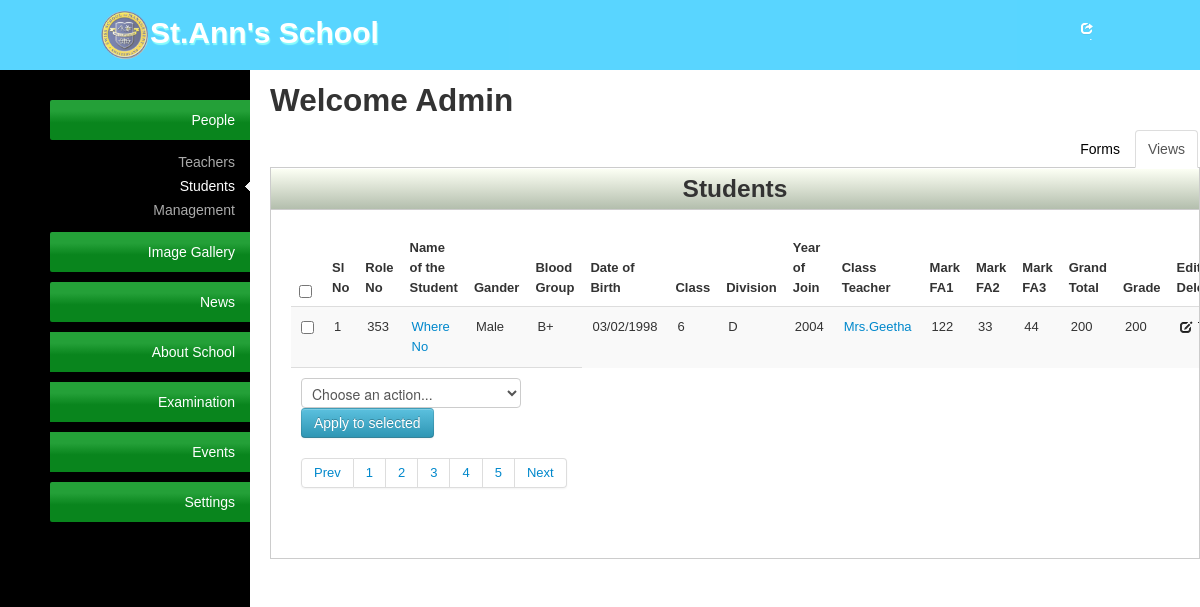
The page /admin/students.php on the database its author committed.
### tables this page shows
CREATE TABLE `student` (
  `id` int(11) NOT NULL AUTO_INCREMENT,
  `first_name` varchar(50) DEFAULT NULL,
  `last_name` varchar(50) DEFAULT NULL,
  `gender` varchar(12) DEFAULT NULL,
  `dob` varchar(15) DEFAULT NULL,
  `bloodgroup` varchar(10) DEFAULT NULL,
  `guardianFname` varchar(50) DEFAULT NULL,
  `guardianLname` varchar(50) DEFAULT NULL,
  `occupation` varchar(50) DEFAULT NULL,
  `permanent_address` text,
  `current_address` text,
  `telephone` varchar(20) DEFAULT NULL,
  `mobile` varchar(20) DEFAULT NULL,
  `admissionNo` int(20) NOT NULL,
  `year_of_join` varchar(30) DEFAULT NULL,
  `standard` varchar(11) DEFAULT NULL,
  `division` varchar(10) DEFAULT NULL,
  `maths` float DEFAULT NULL,
  `english` float DEFAULT NULL,
  `socialscience` float DEFAULT NULL,
  `science` float DEFAULT NULL,
  `prev_school` varchar(50) DEFAULT NULL,
  `disability` text,
  `reservation` varchar(6) DEFAULT NULL,
  `achivements` text,
  PRIMARY KEY (`id`)
);

### admin/students.php (the view, shortened to what this page needs)
<?php require_once('admin-layouts/admin-header.php'); ?>
<div class="tab-content">
<h2>Welcome Admin</h2>
<div class="tabbable">
<ul class="nav nav-tabs">
    <li class="active"><a href="#tab1" data-toggle="tab">Views</a></li>
    <li><a href="#tab2" class="tab2-form" data-toggle="tab">Forms</a></li>
</ul>
<div class="tab-content">
    <div class="tab-pane active" id="tab1">
        <div class="content-box">
            <div class="content-box-header">
                <h3 class="c-head">Students</h3>
            </div>
            <div class="content-box-content">
                <table class="table table-striped">
                    <thead>
                    <tr>
                        <th><input class="check-all" type="checkbox"/></th>
                        <th>Sl No</th>
                        <th>Role No</th>
                        <th>Name of the Student</th>
                        <th>Gander</th>
                        <th>Blood Group</th>
                        <th>Date of Birth</th>
                        <th>Class</th>
                        <th>Division</th>
                        <th>Year of Join</th>
                        <th>Class Teacher</th>
                        <th>Mark FA1</th>
                        <th>Mark FA2</th>
                        <th>Mark FA3</th>
                        <th>Grand Total</th>
                        <th>Grade</th>
                        <th> Edit / Delete</th>
                    </tr>
                    </thead>
                    <tfoot>
                    <tr>
                        <td colspan="6">
                            <div class="bulk-actions align-left">
                                <select class="no-mrg" name="dropdown">
                                    <option value="option1">Choose an action...</option>
                                </select>
                                <a href="#" class="btn btn-info">Apply to selected</a>
                            </div>
                            <div class="pagination">
                                <ul>
                                    <li><a href="#">Prev</a></li>
                                    <li><a href="#">1</a></li>
                                    <li><a href="#">2</a></li>
                                    <li><a href="#">3</a></li>
                                    <li><a href="#">4</a></li>
                                    <li><a href="#">5</a></li>
                                    <li><a href="#">Next</a></li>
                                </ul>
                            </div>
                        </td>
                    </tr>
                    </tfoot>
                    <tbody>
                    <?php
                    $sql_select_form_school = "SELECT * FROM student";
                    $result = mysql_query($sql_select_form_school) or die ('Error updating database: ' . mysql_error());
                    ?>
                    <?php
                    if($result) {
                    while ($row = mysql_fetch_row($result)):?>
                    <tr>
                        <td><input type="checkbox"/></td>
                        <td><?php echo $row[0];?></td>
                        <td>353</td>
                        <td><a title="title" href="#"><?php echo $row[1].' '.$row[2];?></a></td>
                        <td>Male</td>
                        <td>B+</td>
                        <td>03/02/1998</td>
                        <td>6</td>
                        <td>D</td>
                        <td>2004</td>
                        <td><a title="title" href="#">Mrs.Geetha</a></td>
                        <td>122</td>
                        <td>33</td>
                        <td>44</td>
                        <td>200</td>
                        <td>200</td>
                        <td>
                            <a title="Edit" href="#" class="edit" rowId="<?php echo $row[0];?>"><i class="icon-edit"></i></a>
                            <a title="Delete" href="#" class="delBtn" rowId="<?php echo $row[0];?>"><i class="icon-trash"></i></a>
                        </td>
                    </tr>
                    <?php endwhile;} ?>
                    </tbody>
                </table>
            </div>
        </div>
    </div>
</div>
</div>
</div>
<?php require_once('admin-layouts/admin-footers.php'); ?>

### public/css/style.css (style rules this page uses)
* { padding:0; margin:0; }
body { font-size:14px; font-family:Verdana, Arial, Helvetica, sans-serif; }
a { text-decoration:none; }
.no-mrg { margin:0 !important; }
.nav a { color:#000; }
.content-box { background: none repeat scroll 0 0 #FFFFFF; border: 1px solid #CCCCCC; margin: 0 0 20px; }
.content-box-header { height: 40px; margin-top: 1px; background: #fcfff4; background: -moz-linear-gradient(top, #fcfff4 0%, #dfe5d7 40%, #b3bead 100%); background: -webkit-gradient(linear, left top, left bottom, color-stop(0%,#fcfff4), color-stop(40%,#dfe5d7), color-stop(100%,#b3bead)); background: -webkit-linear-gradient(top, #fcfff4 0%,#dfe5d7 40%,#b3bead 100%); background: -o-linear-gradient(top, #fcfff4 0%,#dfe5d7 40%,#b3bead 100%); background: -ms-linear-gradient(top, #fcfff4 0%,#dfe5d7 40%,#b3bead 100%); background: linear-gradient(to bottom, #fcfff4 0%,#dfe5d7 40%,#b3bead 100%); filter: progid:DXImageTransform.Microsoft.gradient( startColorstr='#fcfff4', endColorstr='#b3bead',GradientType=0 ); }
.content-box-content { border-top: 1px solid #CCCCCC; font-size: 13px; padding: 20px; max-width:1000px; overflow-x:auto; }
.tab-content table td { padding:10px; }
.tab-content .nav-tabs { margin:0; border:none; }
.c-head { text-align:center; margin:0; }
.admin-tab .nav-tabs > li, .nav-pills > li { float:right; }

### rows shown on the page
student: id "1", first_name "Where", last_name "No"
